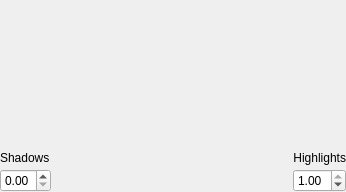
<?xml version="1.0" encoding="UTF-8"?>
<ui version="4.0">
 <class>anitools::widgets::OutputLevelsWidget</class>
 <widget class="QWidget" name="anitools::widgets::OutputLevelsWidget">
  <property name="geometry">
   <rect>
    <x>0</x>
    <y>0</y>
    <width>346</width>
    <height>192</height>
   </rect>
  </property>
  <property name="windowTitle">
   <string>Form</string>
  </property>
  <layout class="QVBoxLayout" name="verticalLayout" stretch="1,0">
   <property name="spacing">
    <number>4</number>
   </property>
   <property name="leftMargin">
    <number>0</number>
   </property>
   <property name="topMargin">
    <number>0</number>
   </property>
   <property name="rightMargin">
    <number>0</number>
   </property>
   <property name="bottomMargin">
    <number>0</number>
   </property>
   <item>
    <widget class="anitools::widgets::OutputLevelsSlider" name="mSliderOutputLevels" native="true">
     <property name="minimumSize">
      <size>
       <width>0</width>
       <height>32</height>
      </size>
     </property>
    </widget>
   </item>
   <item>
    <layout class="QGridLayout" name="gridLayout">
     <property name="spacing">
      <number>4</number>
     </property>
     <item row="1" column="1">
      <spacer name="horizontalSpacer">
       <property name="orientation">
        <enum>Qt::Horizontal</enum>
       </property>
       <property name="sizeHint" stdset="0">
        <size>
         <width>40</width>
         <height>20</height>
        </size>
       </property>
      </spacer>
     </item>
     <item row="1" column="0">
      <widget class="QDoubleSpinBox" name="mSpinBlackPoint">
       <property name="minimumSize">
        <size>
         <width>50</width>
         <height>0</height>
        </size>
       </property>
       <property name="maximum">
        <double>1.000000000000000</double>
       </property>
       <property name="singleStep">
        <double>0.010000000000000</double>
       </property>
      </widget>
     </item>
     <item row="0" column="0">
      <widget class="QLabel" name="label">
       <property name="text">
        <string>Shadows</string>
       </property>
      </widget>
     </item>
     <item row="1" column="2">
      <widget class="QDoubleSpinBox" name="mSpinWhitePoint">
       <property name="minimumSize">
        <size>
         <width>50</width>
         <height>0</height>
        </size>
       </property>
       <property name="maximum">
        <double>1.000000000000000</double>
       </property>
       <property name="singleStep">
        <double>0.010000000000000</double>
       </property>
       <property name="value">
        <double>1.000000000000000</double>
       </property>
      </widget>
     </item>
     <item row="0" column="2">
      <widget class="QLabel" name="label_3">
       <property name="text">
        <string>Highlights</string>
       </property>
       <property name="alignment">
        <set>Qt::AlignRight|Qt::AlignTrailing|Qt::AlignVCenter</set>
       </property>
      </widget>
     </item>
    </layout>
   </item>
  </layout>
 </widget>
 <customwidgets>
  <customwidget>
   <class>anitools::widgets::OutputLevelsSlider</class>
   <extends>QWidget</extends>
   <header>outputlevelsslider.h</header>
   <container>1</container>
  </customwidget>
 </customwidgets>
 <resources/>
 <connections/>
</ui>
